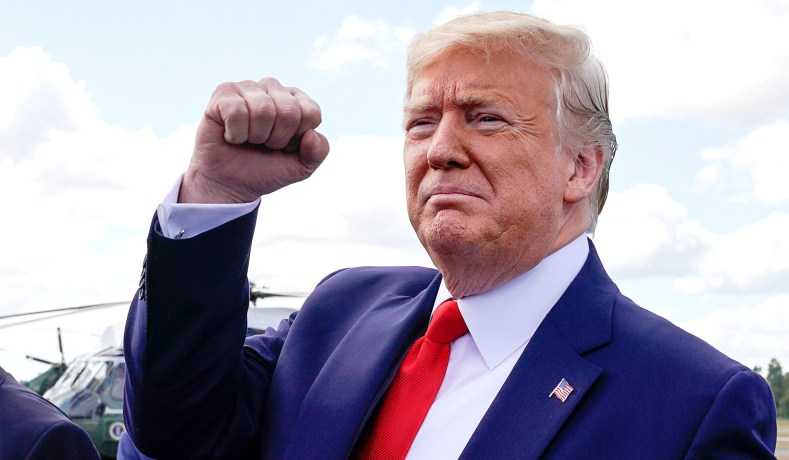
#> input picture trump.jpg, 789 x 460 px, found by its file name
$ python tupian.py
#> lines starting #> are read from the running program, lines starting #| are printed output that depends on the picture
import cv2

path = r'C:\Users\Kevinliu\AppData\Local\Programs\Python\Python37\Scripts\trump.jpg'
img = cv2.imread(path)
#> img is the input picture: shape (460, 789, 3); mean B, G, R 174.5, 159.1, 167.6

gray = cv2.cvtColor(img, cv2.COLOR_BGR2GRAY)
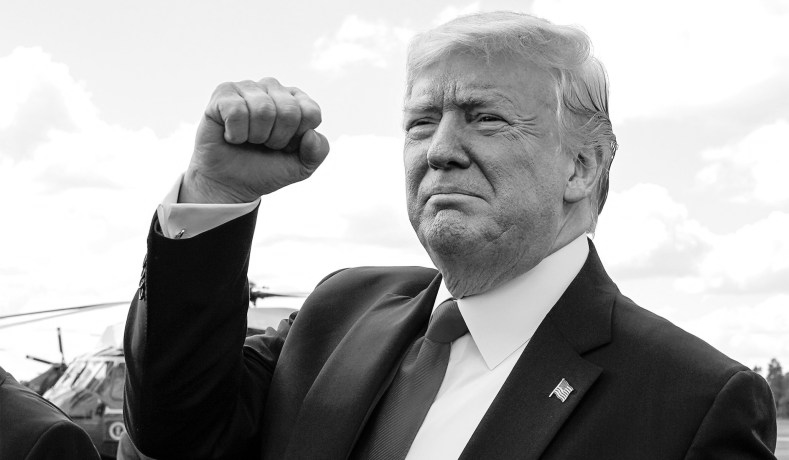
#> gray: shape (460, 789); min 0, max 255, mean 163.4
gray = cv2.medianBlur(gray, 3)
edges = cv2.adaptiveThreshold(gray, 255, cv2.ADAPTIVE_THRESH_MEAN_C, cv2.THRESH_BINARY, 7, 7)
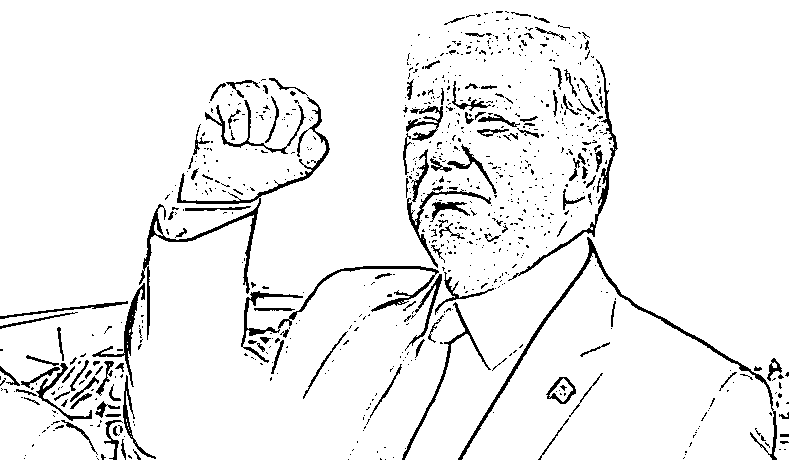
#> edges: shape (460, 789); 93.8% white; black in thin lines or dots

cv2.imwrite("./output_trump.jpg", edges)
